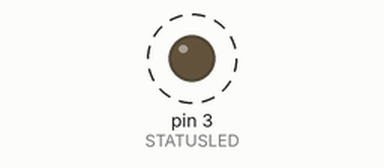
This sketch was run on a simulated Arduino Uno, built with avr-gcc and run on an emulated ATmega328P. Shown: output pins drawn as LEDs (lit = HIGH). Dashed ring = blinking. No radio packets arrive unless stated; pins used as bus, display or sensor lines are not drawn; what the sketch prints to the serial monitor is not drawn.

Above: at 0.5 s.
Timing chart, 0 to 3.0 s (numbered marks = the images above):
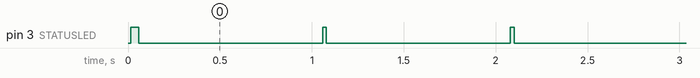

The sketch:

test_rf24_sender.ino
```cpp
#include <string.h>
#include <SPI.h>
#include <nRF24L01.h>
#include <RF24.h>
const byte CHIP_ENABLE = 9;
const byte CHIP_SELECT = 10;

#define STATUSLED 3
RF24 radio(CHIP_ENABLE, CHIP_SELECT);

const uint64_t pipes[2] = { 0xF0F0F0F0E1LL, 0xF0F0F0F0D2LL };
#define MAX_TEXT 16

char text[MAX_TEXT];

void setup()
{
  pinMode(STATUSLED, OUTPUT);
  SPI.begin ();
  digitalWrite (CHIP_ENABLE, LOW);
  digitalWrite (CHIP_SELECT, HIGH);
  radio.begin();
  radio.setRetries(15, 15);
  radio.openWritingPipe(pipes[0]);
  radio.setPayloadSize(8);
  radio.startListening ();
  delay (10);
  radio.stopListening ();
  memset(text, 0, MAX_TEXT);
  strcpy(text, " Hello World    ");
  Serial.begin(115200);
  digitalWrite(STATUSLED, HIGH);
  delay(20);
  digitalWrite(STATUSLED, LOW);
  radio.stopListening();
}

int counter = 0;

bool returnVal;

void loop()
{
  text[13] = 48 + counter++;
  if (counter > 75) {
    counter = 0;
  }
  returnVal = radio.write(&text, MAX_TEXT);
  Serial.print(returnVal);
  Serial.println(text);
  if (returnVal) {
    digitalWrite(STATUSLED, HIGH);
    delay(20);
    digitalWrite(STATUSLED, LOW);
  }

  delay(1000);
}
```

Measured:
- by itself, pin 3 (STATUSLED): alternates HIGH for 0.02 s and LOW for 1.0 s
